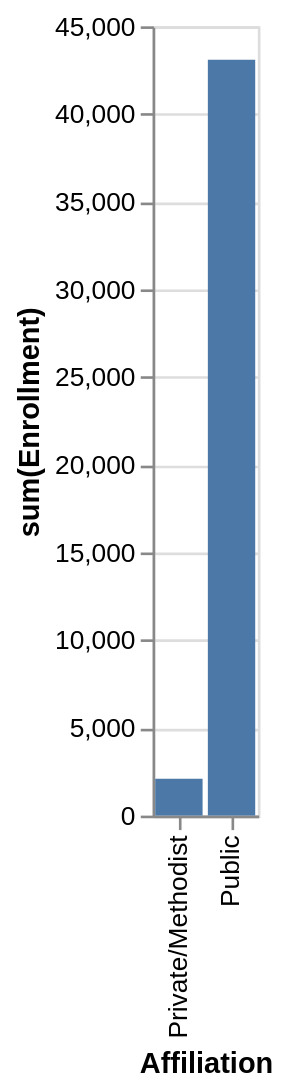

Write the Vega-Lite specification saved for this chart.
### Vega-Lite specification from a JSON file in a GitHub repository (floating-point values rounded to 4 significant figures)
{"data": {"values": [{"x_data": "Private/Methodist", "y_data": 2100}, {"x_data": "Public", "y_data": 43092}]}, "mark": "bar", "encoding": {"x": {"field": "x_data", "type": "nominal", "title": "Affiliation", "sort": {"op": "sum", "field": "y_data", "order": "ascending"}}, "y": {"field": "y_data", "type": "quantitative", "title": "sum(Enrollment)"}}}
